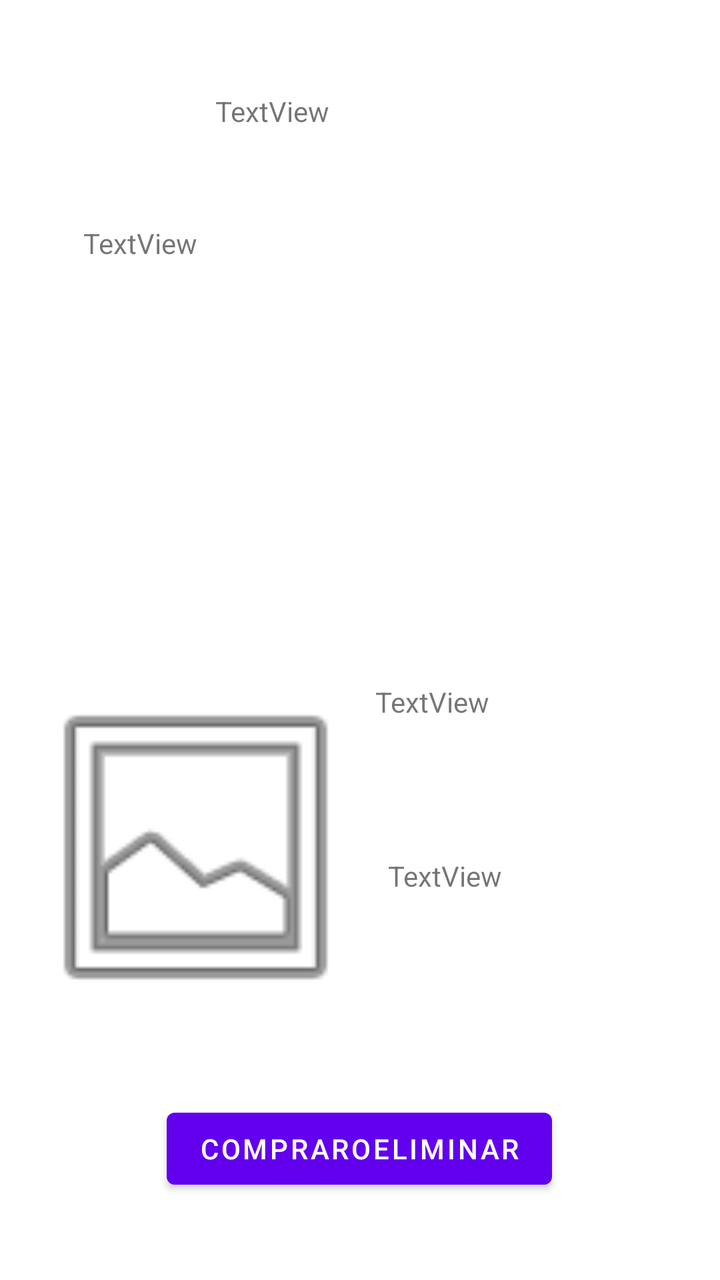
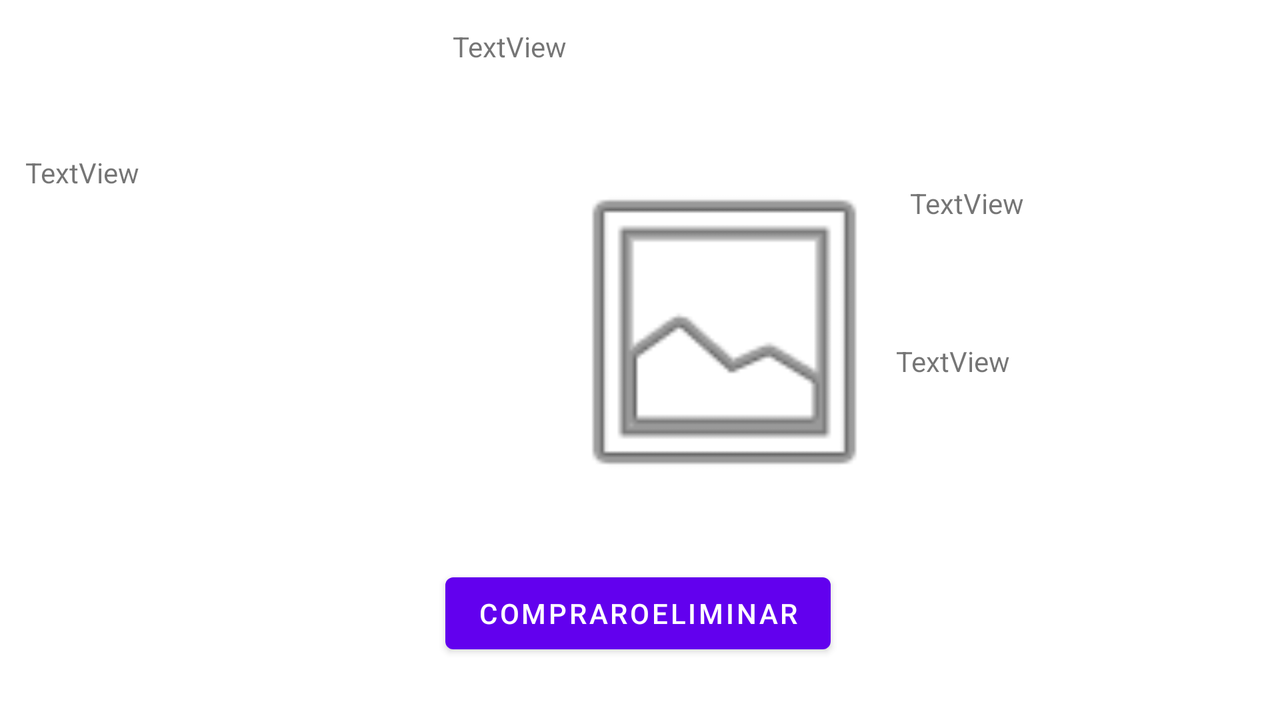

An Android layout and its configuration variant, each rendered on a device that would load it. The default file and the variant file are quoted in full after the pictures.
<!-- AndroidManifest.xml: application theme Theme.CienAnuncios -->
<!-- res/layout/activity_mostrar_anuncio.xml -->
<?xml version="1.0" encoding="utf-8"?>
<androidx.constraintlayout.widget.ConstraintLayout xmlns:android="http://schemas.android.com/apk/res/android"
    xmlns:app="http://schemas.android.com/apk/res-auto"
    xmlns:tools="http://schemas.android.com/tools"
    android:layout_width="match_parent"
    android:layout_height="match_parent"
    tools:context=".MostrarAnuncioActivity">

    <TextView
        android:id="@+id/TextViewMostrarAnuncioTitulo"
        android:layout_width="144dp"
        android:layout_height="44dp"
        android:text="TextView"
        app:layout_constraintBottom_toBottomOf="parent"
        app:layout_constraintEnd_toEndOf="parent"
        app:layout_constraintHorizontal_bias="0.498"
        app:layout_constraintStart_toStartOf="parent"
        app:layout_constraintTop_toTopOf="parent"
        app:layout_constraintVertical_bias="0.077" />

    <TextView
        android:id="@+id/TextViewMostrarAnuncioDescripcion"
        android:layout_width="277dp"
        android:layout_height="187dp"
        android:text="TextView"
        app:layout_constraintBottom_toBottomOf="parent"
        app:layout_constraintEnd_toEndOf="parent"
        app:layout_constraintStart_toStartOf="parent"
        app:layout_constraintTop_toBottomOf="@+id/TextViewMostrarAnuncioTitulo"
        app:layout_constraintVertical_bias="0.061" />

    <TextView
        android:id="@+id/TextViewMostrarAnuncioAutorDistancia"
        android:layout_width="158dp"
        android:layout_height="70dp"
        android:layout_marginTop="20dp"
        android:text="TextView"
        app:layout_constraintBottom_toBottomOf="parent"
        app:layout_constraintEnd_toEndOf="parent"
        app:layout_constraintHorizontal_bias="0.929"
        app:layout_constraintStart_toStartOf="parent"
        app:layout_constraintTop_toBottomOf="@+id/TextViewMostrarAnuncioDescripcion"
        app:layout_constraintVertical_bias="0.089" />

    <TextView
        android:id="@+id/TextViewMostrarAnuncioPrecio"
        android:layout_width="152dp"
        android:layout_height="86dp"
        android:text="TextView"
        app:layout_constraintBottom_toBottomOf="parent"
        app:layout_constraintEnd_toEndOf="parent"
        app:layout_constraintHorizontal_bias="0.933"
        app:layout_constraintStart_toStartOf="parent"
        app:layout_constraintTop_toBottomOf="@+id/TextViewMostrarAnuncioAutorDistancia"
        app:layout_constraintVertical_bias="0.119" />

    <ImageView
        android:id="@+id/ImageViewMostrarAnuncio"
        android:layout_width="175dp"
        android:layout_height="200dp"
        app:layout_constraintBottom_toBottomOf="parent"
        app:layout_constraintEnd_toEndOf="parent"
        app:layout_constraintHorizontal_bias="0.056"
        app:layout_constraintStart_toStartOf="parent"
        app:layout_constraintTop_toBottomOf="@+id/TextViewMostrarAnuncioDescripcion"
        app:layout_constraintVertical_bias="0.175"
        app:srcCompat="@android:drawable/ic_menu_gallery" />

    <Button
        android:id="@+id/BotonComprarEliminar"
        android:layout_width="wrap_content"
        android:layout_height="wrap_content"
        android:onClick="onClickComprarEliminar"
        android:text="CompraroEliminar"
        app:layout_constraintBottom_toBottomOf="parent"
        app:layout_constraintEnd_toEndOf="parent"
        app:layout_constraintHorizontal_bias="0.498"
        app:layout_constraintStart_toStartOf="parent"
        app:layout_constraintTop_toBottomOf="@+id/TextViewMostrarAnuncioPrecio"
        app:layout_constraintVertical_bias="0.465" />
</androidx.constraintlayout.widget.ConstraintLayout>
<!-- resources referenced by this layout -->
<resources>
  <style name="Theme.CienAnuncios" parent="Theme.MaterialComponents.DayNight.DarkActionBar">
          
          <item name="colorPrimary">@color/purple_500</item>
          <item name="colorPrimaryVariant">@color/purple_700</item>
          <item name="colorOnPrimary">@color/white</item>
          
          <item name="colorSecondary">@color/teal_200</item>
          <item name="colorSecondaryVariant">@color/teal_700</item>
          <item name="colorOnSecondary">@color/black</item>
          
          <item name="android:statusBarColor" tools:targetApi="l">?attr/colorPrimaryVariant</item>
          
      </style>
</resources>
<!-- res/layout-land/activity_mostrar_anuncio.xml (the repository's variant of the layout above) -->
<!-- drawn on the phone turned sideways -->
<?xml version="1.0" encoding="utf-8"?>
<androidx.constraintlayout.widget.ConstraintLayout xmlns:android="http://schemas.android.com/apk/res/android"
    xmlns:app="http://schemas.android.com/apk/res-auto"
    xmlns:tools="http://schemas.android.com/tools"
    android:layout_width="match_parent"
    android:layout_height="match_parent"
    tools:context=".MostrarAnuncioActivity">

    <TextView
        android:id="@+id/TextViewMostrarAnuncioTitulo"
        android:layout_width="144dp"
        android:layout_height="44dp"
        android:text="TextView"
        app:layout_constraintBottom_toBottomOf="parent"
        app:layout_constraintEnd_toEndOf="parent"
        app:layout_constraintHorizontal_bias="0.456"
        app:layout_constraintStart_toStartOf="parent"
        app:layout_constraintTop_toTopOf="parent"
        app:layout_constraintVertical_bias="0.043" />

    <TextView
        android:id="@+id/TextViewMostrarAnuncioDescripcion"
        android:layout_width="277dp"
        android:layout_height="187dp"
        android:text="TextView"
        app:layout_constraintBottom_toBottomOf="parent"
        app:layout_constraintEnd_toEndOf="parent"
        app:layout_constraintHorizontal_bias="0.035"
        app:layout_constraintStart_toStartOf="parent"
        app:layout_constraintTop_toBottomOf="@+id/TextViewMostrarAnuncioTitulo"
        app:layout_constraintVertical_bias="0.164" />

    <TextView
        android:id="@+id/TextViewMostrarAnuncioAutorDistancia"
        android:layout_width="158dp"
        android:layout_height="70dp"
        android:layout_marginTop="20dp"
        android:text="TextView"
        app:layout_constraintBottom_toBottomOf="parent"
        app:layout_constraintEnd_toEndOf="parent"
        app:layout_constraintHorizontal_bias="0.944"
        app:layout_constraintStart_toStartOf="parent"
        app:layout_constraintTop_toTopOf="parent"
        app:layout_constraintVertical_bias="0.267" />

    <TextView
        android:id="@+id/TextViewMostrarAnuncioPrecio"
        android:layout_width="152dp"
        android:layout_height="86dp"
        android:text="TextView"
        app:layout_constraintBottom_toBottomOf="parent"
        app:layout_constraintEnd_toEndOf="parent"
        app:layout_constraintHorizontal_bias="0.918"
        app:layout_constraintStart_toStartOf="parent"
        app:layout_constraintTop_toBottomOf="@+id/TextViewMostrarAnuncioAutorDistancia"
        app:layout_constraintVertical_bias="0.08" />

    <ImageView
        android:id="@+id/ImageViewMostrarAnuncio"
        android:layout_width="175dp"
        android:layout_height="200dp"
        app:layout_constraintBottom_toBottomOf="parent"
        app:layout_constraintEnd_toEndOf="parent"
        app:layout_constraintHorizontal_bias="0.591"
        app:layout_constraintStart_toStartOf="parent"
        app:layout_constraintTop_toTopOf="parent"
        app:layout_constraintVertical_bias="0.412"
        app:srcCompat="@android:drawable/ic_menu_gallery" />

    <Button
        android:id="@+id/BotonComprarEliminar"
        android:layout_width="wrap_content"
        android:layout_height="wrap_content"
        android:onClick="onClickComprarEliminar"
        android:text="CompraroEliminar"
        app:layout_constraintBottom_toBottomOf="parent"
        app:layout_constraintEnd_toEndOf="parent"
        app:layout_constraintHorizontal_bias="0.498"
        app:layout_constraintStart_toStartOf="parent"
        app:layout_constraintTop_toBottomOf="@+id/TextViewMostrarAnuncioPrecio"
        app:layout_constraintVertical_bias="0.465" />
</androidx.constraintlayout.widget.ConstraintLayout>
